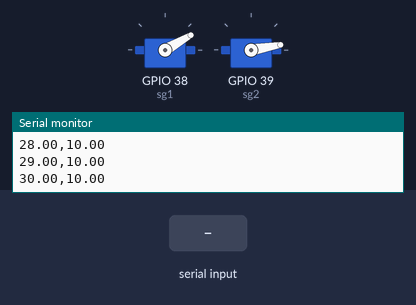
Bench run of a sketch on a simulated ESP32. On the bench: 2 × servo, the last lines printed to the serial monitor. The test bench sets the inputs (shaded band).

Above: at 1.2 s.
1.3 s: "90 45\n" received over Serial
At 3.3 s:
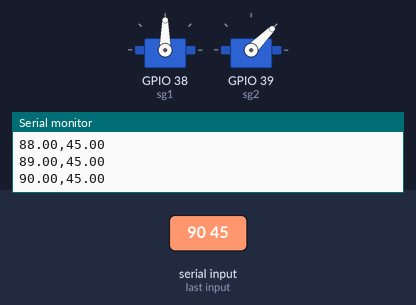
3.7 s: "30 150\n" received over Serial
At 6.4 s:
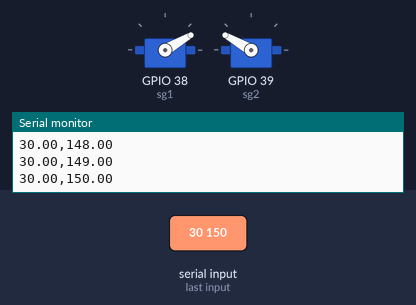
6.7 s: "1 90\n" received over Serial
At 8.6 s:
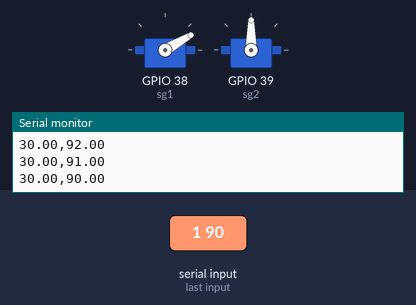
9.1 s: "90 45\n" received over Serial
At 9.55 s:
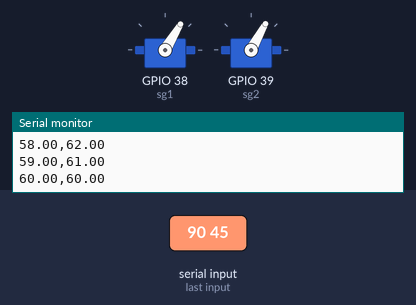
11.2 s: "1 90 45\n" received over Serial
At 11.65 s:
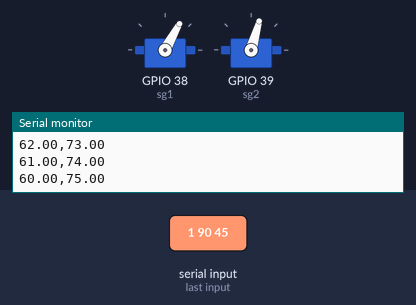
Timing chart, 0 to 14.2 s (numbered marks = the images above; inputs shaded):
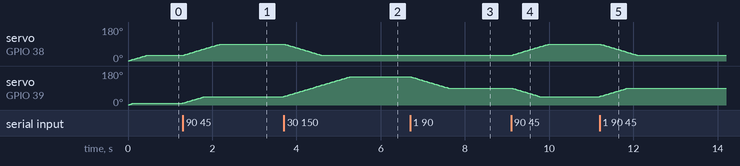

Measured:
- after the input at 1.3 s, servo on GPIO 38 (sg1): moves from 30° to 90° over 0.90 s, starting at once; servo on GPIO 39 (sg2): moves from 10° to 45° over 0.51 s, starting at once
- after the input at 3.7 s, servo on GPIO 38 (sg1): moves from 90° to 30° over 0.90 s, starting at once; servo on GPIO 39 (sg2): moves from 45° to 150° over 1.6 s, starting at once
- after the input at 6.7 s, servo on GPIO 39 (sg2): moves from 150° to 90° over 0.90 s, starting at once
- after the input at 9.1 s, servo on GPIO 38 (sg1): moves from 30° to 90° over 0.90 s, starting at once; servo on GPIO 39 (sg2): moves from 90° to 45° over 0.66 s, starting at once
- after the input at 11.2 s, servo on GPIO 38 (sg1): moves from 90° to 30° over 0.90 s, starting at once; servo on GPIO 39 (sg2): moves from 45° to 90° over 0.66 s, starting at once

The sketch:

Mini_Arm_IK_Py.ino
```cpp
//#include <Servo.h>
#include <ESP32Servo.h>

Servo sg1, sg2;

const float spdLin = 1;
const unsigned int moveDelay = 15;
const int LIMIT1[] = {30, 135};
const int LIMIT2[] = {10, 160};

double ang1, ang2;
double cAng1, cAng2;

void setup() {
  Serial.begin(9600);

  sg1.attach(38);
  sg2.attach(39);
//  sg1.attach(3);
//  sg2.attach(9);
}

void loop() {
  getUserInput();

  ang1 = constrain(ang1, LIMIT1[0], LIMIT1[1]);
  ang2 = constrain(ang2, LIMIT2[0], LIMIT2[1]);

  smoothing();
}

void smoothing(){
  while(cAng1 != ang1 || cAng2 != ang2){
    if(abs(cAng1 - ang1) > spdLin){
      cAng1 += (ang1 > cAng1)? spdLin : -spdLin;
    }
    else{
      cAng1 = ang1;
    }

    if(abs(cAng2 - ang2) > spdLin){
      cAng2 += (ang2 > cAng2)? spdLin : -spdLin;
    }
    else{
      cAng2 = ang2;
    }
    Serial.print(cAng1);
    Serial.print(",");
    Serial.println(cAng2);
    sg1.write(int(cAng1));
    sg2.write(int(cAng2));
    delay(moveDelay);
  }
}

void getUserInput() {
  if (Serial.available() > 0) {
    String input = Serial.readStringUntil('\n');
    input.trim();

    int spaceIndex = input.indexOf(' ');
    if (spaceIndex == -1) {
      Serial.println("Invalid input. Please enter Angle1 and Angle2 separated by a space.");
      Serial.print(">> ");
      return;
    }

    String angStr1 = input.substring(0, spaceIndex);
    String angStr2 = input.substring(spaceIndex + 1);
    ang1 = angStr1.toFloat();
    ang2 = angStr2.toFloat();

    Serial.print(ang1);
    Serial.print(",");
    Serial.println(ang2);
  }
}
```
